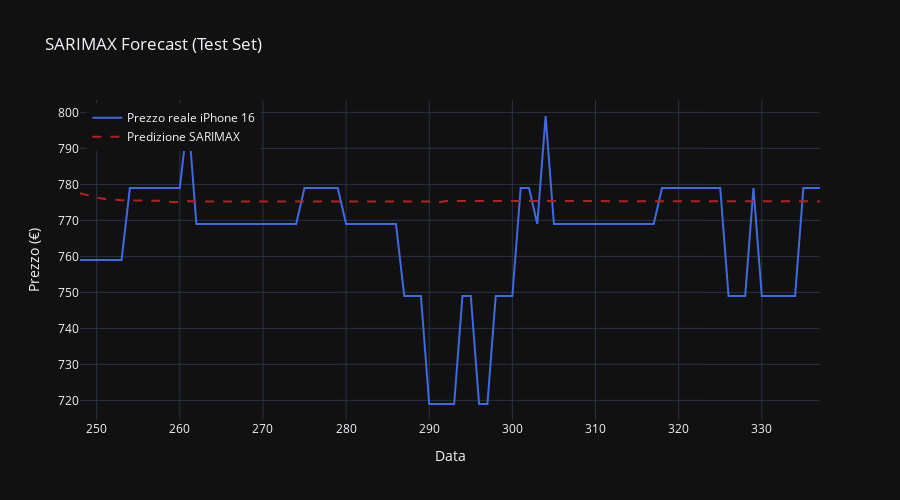

The notebook cell this image was saved under:
### Code cell
fig = go.Figure()
# Prezzo reale
fig.add_trace(go.Scatter(x=endog_test.index, y=endog_test,mode='lines',name='Prezzo reale iPhone 16',line=dict(color='royalblue')))
# Predizione SARIMAX
fig.add_trace(go.Scatter(x=endog_test.index,y=pred,mode='lines',name='Predizione SARIMAX',line=dict(color='firebrick', dash='dash')))
# Layout
fig.update_layout(title='SARIMAX Forecast (Test Set)',xaxis_title='Data',yaxis_title='Prezzo (€)',
    legend=dict(x=0.01, y=0.99),template='plotly_dark',width=900,height=500)
fig.show()
